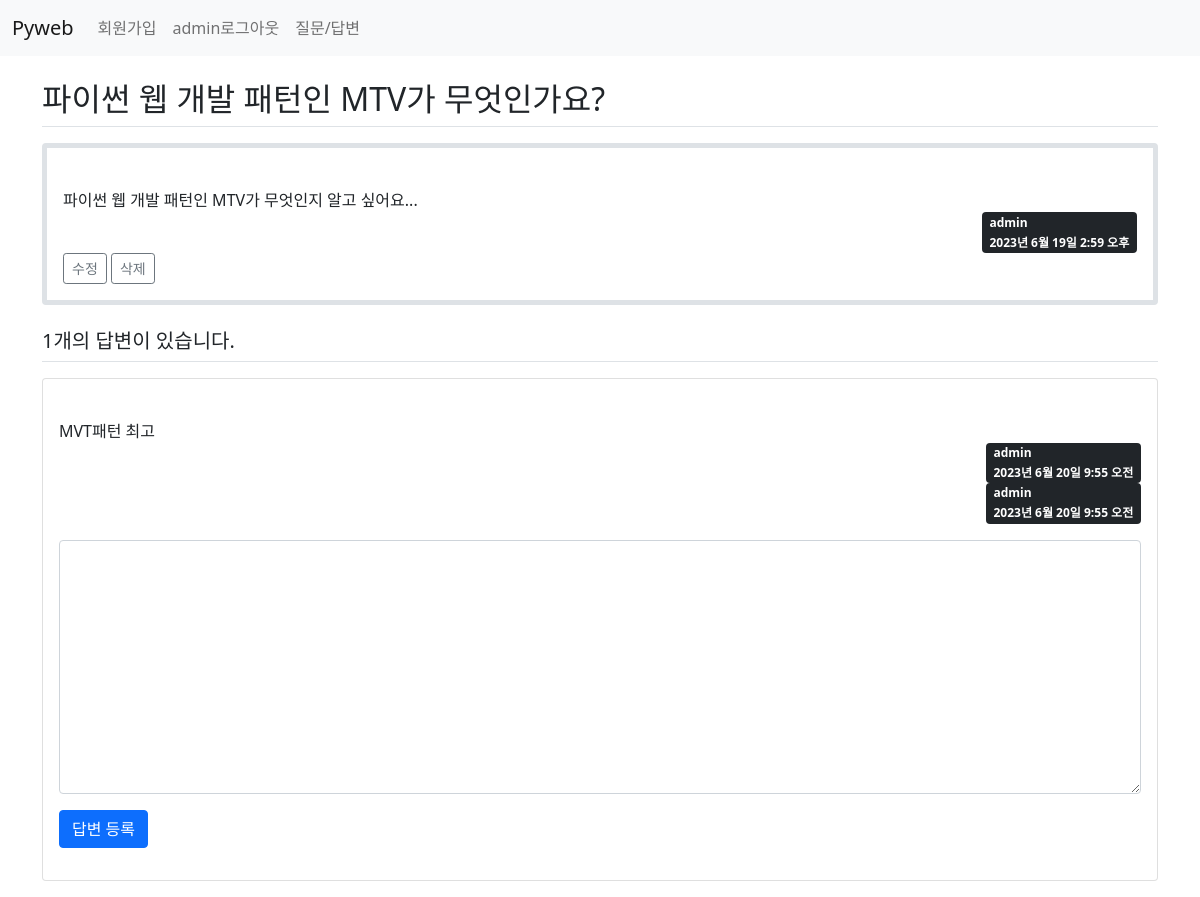
/board/2/ (signed in), run on the app's committed database.
### board/models.py (models this page shows, shortened)
class Question(models.Model):
    author = models.ForeignKey(User, on_delete=models.CASCADE)
    subject = models.CharField(max_length=200)  #제목
    content = models.TextField()                #질문 내용
    create_date = models.DateTimeField()        #등록일
    modify_date = models.DateTimeField(null=True, blank=True)

class Answer(models.Model):
    author = models.ForeignKey(User, on_delete=models.CASCADE)
    content = models.TextField()  #답변 내용
    create_date = models.DateTimeField()  #등록일
    modify_date = models.DateTimeField(null=True, blank=True)
    question = models.ForeignKey(Question,
                        on_delete=models.CASCADE)   #외래키

### board/views.py (the view)
# urls.py: path('<int:question_id>/', views.detail, name='detail'),
def detail(request, question_id):
    question = get_object_or_404(Question, pk=question_id)
    context = {'question': question}
    return render(request, 'board/detail.html', context)

### templates/board/detail.html (shortened to what this page needs)
{% extends 'base.html' %}
{% block content %}
<div class="container my-3">
    <h2 class="border-bottom py-2">{{ question.subject }}</h2>
    <div class="card my-3 border border-5">
        <div class="card-body">
            <div class="card-text" style="white-space: pre-line">
                {{ question.content }}
            </div>
            <div class="d-flex justify-content-end">
                <div class="badge bg-dark text-start">
                    <div class="mb-2">{{ question.author }}</div>
                    <div>{{ question.create_date }}</div>
                </div>
            </div>
            {% if question.author == request.user %}
            <div>
                <a href="{% url 'board:question_modify' question.id %}"
                   class="btn btn-sm btn-outline-secondary">수정</a>
                <a href="#"
                   data-uri="{% url 'board:question_delete' question.id %}"
                   class="delete btn btn-sm btn-outline-secondary">삭제</a>
            </div>
            {% endif %}
        </div>
    </div>
    <h5 class="border-bottom my-3 py-2">
        {{ question.answer_set.count }}개의 답변이 있습니다.
    </h5>
    <div>
        {% for answer in question.answer_set.all %}
        <div class="card my-3">
            <div class="card-body">
                <div class="card-text" style="white-space: pre-line">
                    {{ answer.content }}
                </div>
                <div class="d-flex justify-content-end">
                <div class="badge bg-dark text-start">
                    <div class="mb-2">{{ answer.author }}</div>
                    <div>{{ answer.create_date }}</div>
                </div>
            </div>
            <div class="d-flex justify-content-end">
                <div class="badge bg-dark text-start">
                    <div class="mb-2">{{ answer.author }}</div>
                    <div>{{ answer.create_date }}</div>
                </div>
        </div>
        {% endfor %}
        <form action="{% url 'board:answer_create' question.id %}"
              method="post" class="my-3">
            <div class="form-group">
            <textarea name="content" id="content" rows="10" cols="50"
                      class="form-control mb-3"
                {% if not user.is_authenticated %}disabled{% endif %}></textarea>
            </div>
            <button type="submit" class="btn btn-primary">답변 등록</button>
        </form>
    </div>
</div>
{% endblock %}

### templates/navbar.html (shortened to what this page needs)
<nav class="navbar navbar-expand-lg navbar-light bg-light">
  <div class="container-fluid">
    <a class="navbar-brand" href="/">Pyweb</a>
    <div class="collapse navbar-collapse" id="navbarSupportedContent">
      <ul class="navbar-nav me-auto mb-2 mb-lg-0">
        <li class="nav-item">
          <a class="nav-link" href="{% url 'common:signup' %}">회원가입</a>
        </li>
        <li class="nav-item">
          {% if user.is_authenticated %}
          <a class="nav-link" href="{% url 'common:logout' %}">{{ user.username }}로그아웃</a>
          {% else %}
          <a class="nav-link" href="{% url 'common:login' %}">로그인</a>
          {% endif %}
        </li>
        <li class="nav-item">
          <a class="nav-link" href="{% url 'board:question_list' %}">질문/답변</a>
        </li>
      </ul>
    </div>
  </div>
  </nav>

### data on the page
Question: subject "파이썬 웹 개발 패턴인 MTV가 무엇인가요?", content "파이썬 웹 개발 패턴인 MTV가 무엇인지 알고 싶어요...", author "admin", create_date "2023년 6월 19일 2:59 오후", answer_set.count "1"
Answer: content "MVT패턴 최고", author "admin", create_date "2023년 6월 20일 9:55 오전"

### other printed values
{{ user.username }} "admin"
